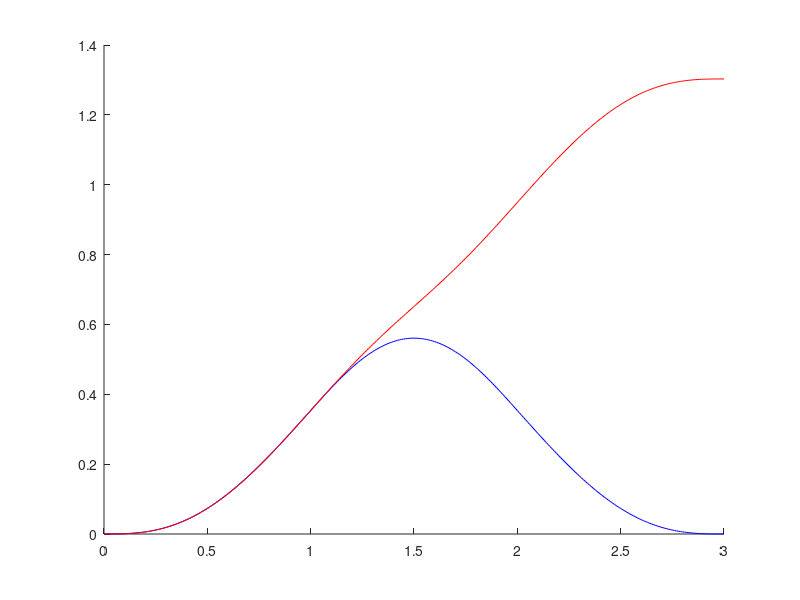

The MATLAB script that drew this image:
function checkSuperposition

%t must be 1 by n
t=0:.01:3;
tc1=1;
tc2=2;
T1=2;
T2=2;

%L should be D by 1
L1=[1;0]/sqrt(2);
L2=[-1;0]/sqrt(2);

[v1,E1]=compKern(t,tc1,T1,L1);
[v2,E2]=compKern(t,tc2,T2,L2);

figure(1)
clf
hold on
x=cumtrapz(v1+v2,2)'*.01;
plot(t,x(:,1),'b')

z=cumtrapz(sqrt(E1+E2),2)'*.01;
plot(t,z,'r')

end

function [v,E]=compKern(t,tc,T,L)
T2=T/2;
td=t-tc;
ta=td/T+.5;
logind=(td>=-T2)&(td<=T2);
ta=ta(logind);
v=zeros(length(L),length(t));
v(:,logind)=L*(30*ta.^2-60*ta.^3+30*ta.^4)/T;
E=dot(v,v);
end
